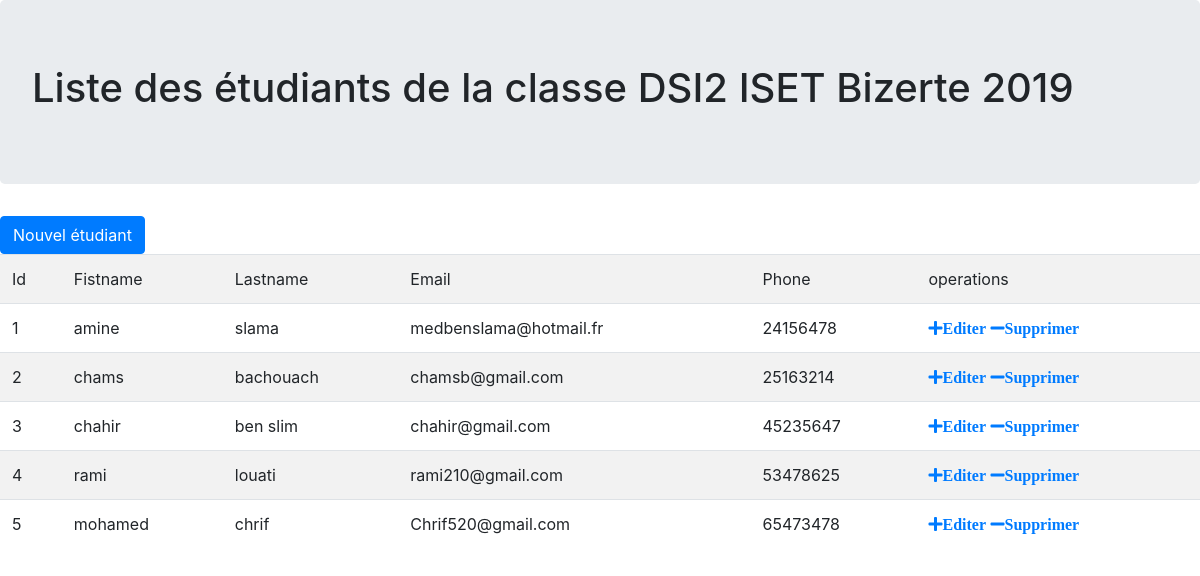
The page / on the database its author committed.
### tables this page shows
CREATE TABLE IF NOT EXISTS `students` (
  `id` smallint(5) UNSIGNED NOT NULL AUTO_INCREMENT,
  `firstname` varchar(50) NOT NULL,
  `lastname` varchar(50) NOT NULL,
  `email` varchar(50) NOT NULL,
  `phone` int(10) UNSIGNED NOT NULL,
  PRIMARY KEY (`id`)
);

### index.php (the view, shortened to what this page needs)
<!DOCTYPE html>
<html lang="en">
<head>
    <link rel="stylesheet" href="https://stackpath.bootstrapcdn.com/bootstrap/4.3.1/css/bootstrap.min.css">
    <link rel="stylesheet" href="https://use.fontawesome.com/releases/v5.11.2/css/all.css">
</head>
<body>
<div class="jumbotron">
    <h1>Liste des étudiants de la classe DSI2 ISET Bizerte 2019</h1>
</div>
<a class="btn btn-primary" href="create.php">Nouvel étudiant</a>
<br>
<table class="table table-striped">
 <tr>
    <td>Id</td>
    <td>Fistname</td>
    <td>Lastname</td>
    <td>Email</td>
    <td>Phone</td>
    <td>operations</td>
   </tr>
   <?php
   include 'dbconnexion.php';
   $reponse = $cnx->query('SELECT * FROM students');
   while ($donnees = $reponse->fetch())
      {
          echo '<tr>';
          echo '<td>'.$donnees['id'].'</td>';
          echo '<td>'.$donnees['firstname'].'</td>';
          echo '<td>'.$donnees['lastname'].'</td>';
          echo '<td>'.$donnees['email'].'</td>';
          echo '<td>'.$donnees['phone'].'</td>';
          echo '<td><a href="edit.php?id='.$donnees['id'].'"><i class="fas fa-plus">Editer</i></a>        ';
          echo '<a href="delete.php?id='.$donnees['id'].'"><i class="fas fa-minus">Supprimer</i></a></td>';
          echo '</tr>';
      }
  ?>
</table>
</body>
</html>

### rows shown on the page
students: id "1", firstname "amine", lastname "slama", email "medbenslama@hotmail.fr", phone "24156478"
students: id "2", firstname "chams", lastname "bachouach", email "chamsb@gmail.com", phone "25163214"
students: id "3", firstname "chahir", lastname "ben slim", email "chahir@gmail.com", phone "45235647"
students: id "4", firstname "rami", lastname "louati", email "rami210@gmail.com", phone "53478625"
students: id "5", firstname "mohamed", lastname "chrif", email "Chrif520@gmail.com", phone "65473478"
